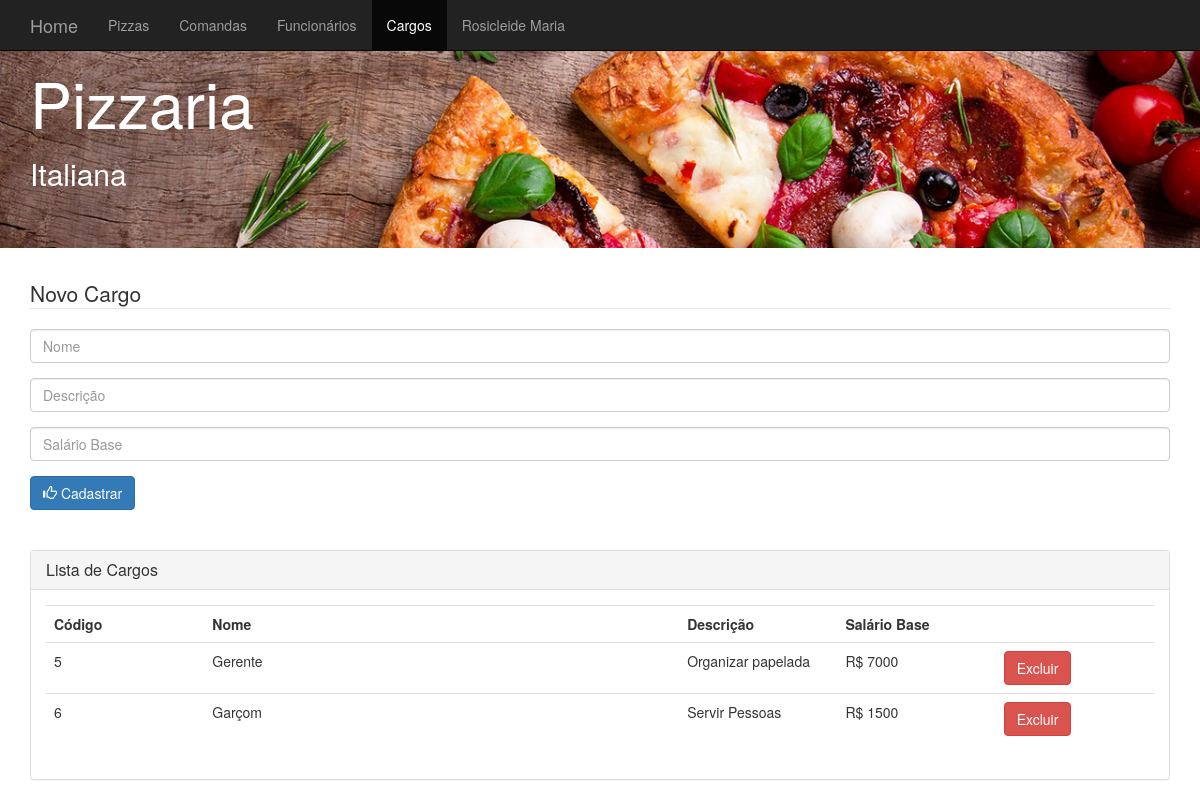
The page /view/view_cargo.php on the database its author committed.
### tables this page shows
CREATE TABLE IF NOT EXISTS `cargo` (
  `codigo` int(11) NOT NULL AUTO_INCREMENT,
  `nome` varchar(45) NOT NULL,
  `descricao` varchar(100) NOT NULL,
  `salarioBase` float NOT NULL,
  PRIMARY KEY (`codigo`)
);

### model/class_cargo.php (called while the page is built, shortened)
<?php
   class Cargo{
   		private $codigo;
		private $nome;
		private $descricao;
		private $salarioBase;
		public function __construct($codigo=0, $nome="", $descricao="", $salarioBase=0){
			$this->codigo = $codigo;
			$this->nome = $nome;
			$this->descricao = $descricao;
			$this->salarioBase = $salarioBase;
		}
		public function getCodigo(){
			return $this->codigo;
		}
		public function getNome(){
			return $this->nome;
		}
		public function getDescricao(){
			return $this->descricao;
		}
		public function getSalarioBase(){
			return $this->salarioBase;
		}
   }
?>

### persistence/dao_cargo.php (called while the page is built, shortened)
<?php
    require_once 'conexao.php';
	require_once '../model/class_cargo.php';
	class DAOCargo{
		private $conexao;
		public function __construct(){
			$this->conexao = new Conexao();
		}
		public function listarCargos(){
			$lista = $this->conexao->executarQuery("SELECT * FROM cargo");
			$arrayCargos = array();
			while ($linha = mysqli_fetch_array($lista)) {
				$cargo = new Cargo($linha['codigo'],$linha['nome'],$linha['descricao'],$linha['salarioBase']);
				array_push($arrayCargos,$cargo);
			}
			return $arrayCargos;
		}
	}
?>

### persistence/conexao.php (called while the page is built)
<?php
    class Conexao{
    	private $host;
		private $usuario;
		private $senha;
		private $banco;
		private $conexao;
		 function __construct(){
			$this->host = "localhost";
			$this->usuario = "root";
			$this->senha = "";
			$this->banco = "pizzaria";
		}
		public function conectar(){
			$this->conexao = mysqli_connect($this->host, $this->usuario, $this->senha, $this->banco);
			if(mysqli_connect_errno($this->conexao)){
				return false;
			}else{
				mysqli_query($this->conexao, "SET NAMES 'utf8';");
				return true;
			}
		}
		public function executarQuery($sql){
			return mysqli_query($this->conexao, $sql);
		}
    }
?>

### view/view_cargo.php (the view, shortened to what this page needs)
<?php
	require_once '../persistence//dao_cargo.php';
	$daoCargo = new DAOCargo();
	$listaCargos = $daoCargo->listarCargos();
?>
<!DOCTYPE html>
<html lang="pt-br">
  <head>
    <link href="bootstrap/css/bootstrap.css" rel="stylesheet">
  </head>
  <body>
 	<nav class="navbar navbar-fixed-top navbar-inverse">
      <div class="container">
        <div class="navbar-header">
          	<a class="navbar-brand" href="index.php">Home</a>
        </div>
        <div id="navbar" class="navbar-collapse collapse" aria-expanded="false" style="height: 1px;">
          <ul class="nav navbar-nav">
            <li><a href="view_pizza.php">Pizzas</a></li>
            <li><a href="view_comanda.php">Comandas</a></li>
            <li><a href="view_funcionario.php">Funcionários</a></li>
            <li class="active"> <a href="view_cargo.php">Cargos</a></li>
            <li><a href="view_rosicleidemaria.php">Rosicleide Maria</a></li>
          </ul>
        </div>
      </div>
    </nav>
<div class="jumbotron" style="background-image:url('pizzaBanner.jpg'); color: #FFFFFF; background-size: 100%;">
  	<div class="container">
		<h1>Pizzaria</h1>
		<h2>Italiana</h2>
	</div>
</div>
<div class="container">
	<form action="../controller/incluir_cargo.php" method="post">
		<fieldset>
	  		<legend>Novo Cargo</legend>
	  		<div class="form-group">
	    			<input type="text" class="form-control" id="nome" name="nome" placeholder="Nome">
	  		</div>
	  		<div class="form-group">
	    			<input type="text" class="form-control" id="descricao" name="descricao" placeholder="Descrição">
	  		</div>
	  		<div class="form-group">
	    			<input type="number" min="0" step="any" class="form-control" id="salarioBase" name="salarioBase" placeholder="Salário Base">
	  		</div>
	  		<button type="submit" class="btn btn-primary">
	  				<span class="glyphicon glyphicon-thumbs-up"></span>
	  				Cadastrar
			</button>
		</fieldset>
	</form>
</div>
<div class="container">
 	<br /> <br />
</div>
<div class="container">
  <div class="panel panel-default">
  		<div class="panel-heading">
    		<h2 class="panel-title">Lista de Cargos</h2>
 	 	</div>
		<div class="panel-body">
  			<table class="table table-hover">
  				<tr>
  						<th>Código</th>
  						<th>Nome</th>
  						<th>Descrição</th>
  						<th>Salário Base</th>
  						<th></th>
  				</tr>
  				<?php
  					while ($objetoCargo = array_shift($listaCargos)) {
  				?>
    				<tr>
    					<td class="col-md-1"><?php echo $objetoCargo->getCodigo(); ?></td>
    					<td class="col-md-3"><?php echo $objetoCargo->getNome(); ?></td>
    					<td class="col-md-1"><?php echo $objetoCargo->getDescricao(); ?></td>
    					<td class="col-md-1"><?php echo "R$ ".$objetoCargo->getSalarioBase(); ?></td>
    					<td class="col-md-1">
    						<a class="btn btn-danger" href="../controller/excluir_cargo.php?codigo=<?= $objetoCargo->getCodigo(); ?>" role="button">Excluir</a>
    					</td>
    				</tr>
    			<?php
					}
    			?>
    			</table>
 		</div>
	</div>
</div>
    </body>
</html>

### rows shown on the page
cargo: codigo "5", nome "Gerente", descricao "Organizar papelada", salarioBase "7000"
cargo: codigo "6", nome "Garçom", descricao "Servir Pessoas", salarioBase "1500"
